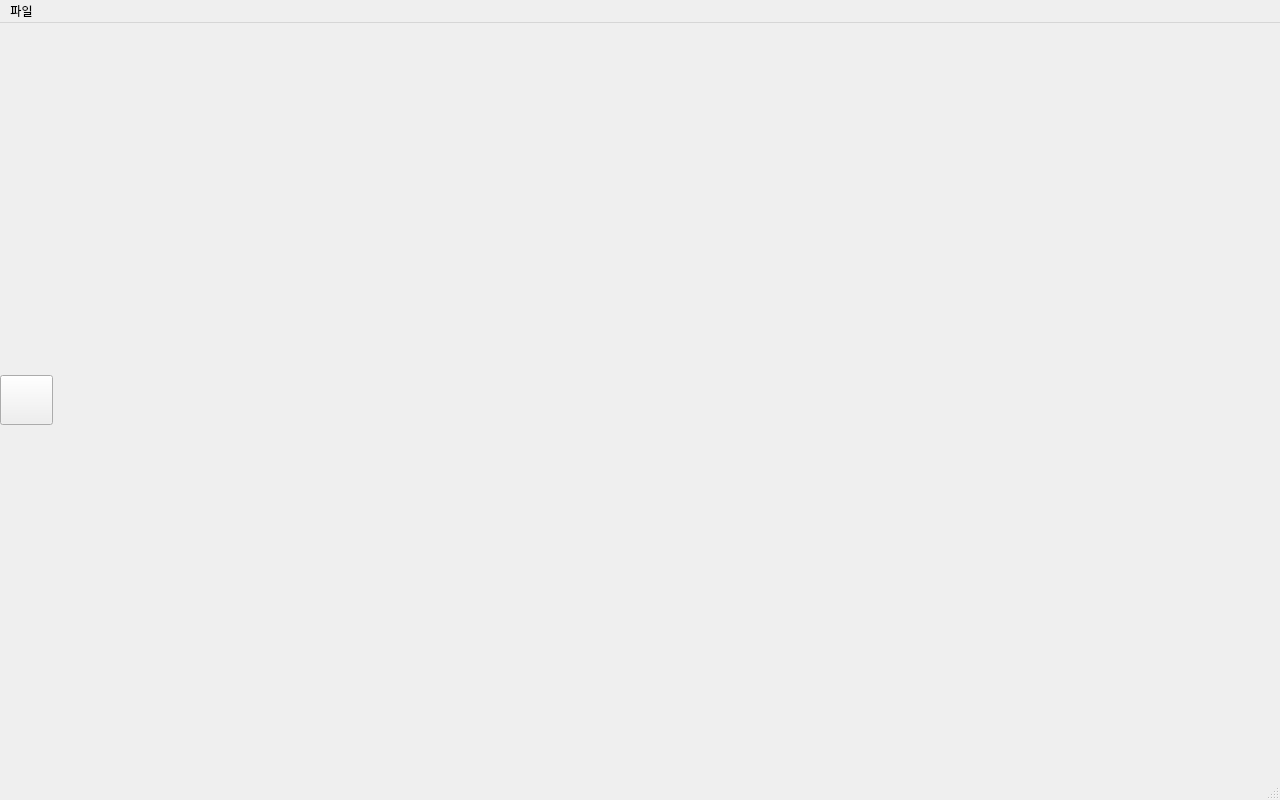
<?xml version="1.0" encoding="UTF-8"?>
<ui version="4.0">
 <class>MainWindow</class>
 <widget class="QMainWindow" name="MainWindow">
  <property name="geometry">
   <rect>
    <x>0</x>
    <y>0</y>
    <width>1280</width>
    <height>800</height>
   </rect>
  </property>
  <property name="minimumSize">
   <size>
    <width>1280</width>
    <height>800</height>
   </size>
  </property>
  <property name="maximumSize">
   <size>
    <width>1280</width>
    <height>800</height>
   </size>
  </property>
  <property name="sizeIncrement">
   <size>
    <width>1280</width>
    <height>800</height>
   </size>
  </property>
  <property name="baseSize">
   <size>
    <width>1280</width>
    <height>800</height>
   </size>
  </property>
  <property name="windowTitle">
   <string>MainWindow</string>
  </property>
  <widget class="QWidget" name="centralwidget">
   <layout class="QHBoxLayout" name="horizontalLayout" stretch="1,23">
    <property name="spacing">
     <number>5</number>
    </property>
    <property name="leftMargin">
     <number>0</number>
    </property>
    <property name="topMargin">
     <number>0</number>
    </property>
    <property name="rightMargin">
     <number>0</number>
    </property>
    <property name="bottomMargin">
     <number>0</number>
    </property>
    <item>
     <layout class="QVBoxLayout" name="verticalLayout_2" stretch="0">
      <item>
       <widget class="QPushButton" name="paint">
        <property name="minimumSize">
         <size>
          <width>0</width>
          <height>50</height>
         </size>
        </property>
        <property name="baseSize">
         <size>
          <width>0</width>
          <height>0</height>
         </size>
        </property>
        <property name="text">
         <string/>
        </property>
        <property name="icon">
         <iconset resource="resource.qrc">
          <normaloff>:/ann/paint.png</normaloff>:/ann/paint.png</iconset>
        </property>
        <property name="iconSize">
         <size>
          <width>25</width>
          <height>25</height>
         </size>
        </property>
       </widget>
      </item>
     </layout>
    </item>
    <item>
     <widget class="QLabel" name="image_label">
      <property name="text">
       <string/>
      </property>
     </widget>
    </item>
   </layout>
  </widget>
  <widget class="QMenuBar" name="menubar">
   <property name="geometry">
    <rect>
     <x>0</x>
     <y>0</y>
     <width>1280</width>
     <height>26</height>
    </rect>
   </property>
   <widget class="QMenu" name="menu">
    <property name="title">
     <string>파일</string>
    </property>
    <addaction name="open"/>
    <addaction name="save"/>
    <addaction name="close"/>
   </widget>
   <addaction name="menu"/>
  </widget>
  <widget class="QStatusBar" name="statusbar"/>
  <action name="open">
   <property name="text">
    <string>열기</string>
   </property>
   <property name="shortcut">
    <string>Ctrl+O</string>
   </property>
  </action>
  <action name="save">
   <property name="text">
    <string>저장</string>
   </property>
   <property name="shortcut">
    <string>Ctrl+S</string>
   </property>
  </action>
  <action name="close">
   <property name="text">
    <string>닫기</string>
   </property>
   <property name="shortcut">
    <string>Ctrl+F4</string>
   </property>
  </action>
 </widget>
 <resources>
  <include location="resource.qrc"/>
 </resources>
 <connections/>
</ui>
